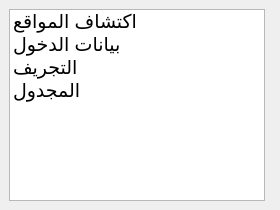
<ui version="4.0">
  <class>MainWindow</class>
  <widget class="QMainWindow" name="MainWindow">
    <property name="windowTitle"><string>RealEstateScraper</string></property>
    <property name="styleSheet"><string>* { font-size: 14pt; }</string></property>
    <widget class="QWidget" name="centralwidget">
      <layout class="QHBoxLayout" name="horizontalLayout">
        <item>
          <widget class="QListWidget" name="listNavigation">
            <item><property name="text"><string>اكتشاف المواقع</string></property></item>
            <item><property name="text"><string>بيانات الدخول</string></property></item>
            <item><property name="text"><string>التجريف</string></property></item>
            <item><property name="text"><string>المجدول</string></property></item>
          </widget>
        </item>
        <item>
          <widget class="QStackedWidget" name="stackedWidget">
            <widget class="QWidget" name="pagePlaceholder"/>
            <widget class="QWidget" name="pagePlaceholder_2"/>
            <widget class="QWidget" name="pagePlaceholder_3"/>
            <widget class="QWidget" name="pagePlaceholder_4"/>
          </widget>
        </item>
      </layout>
    </widget>
  </widget>
</ui>
